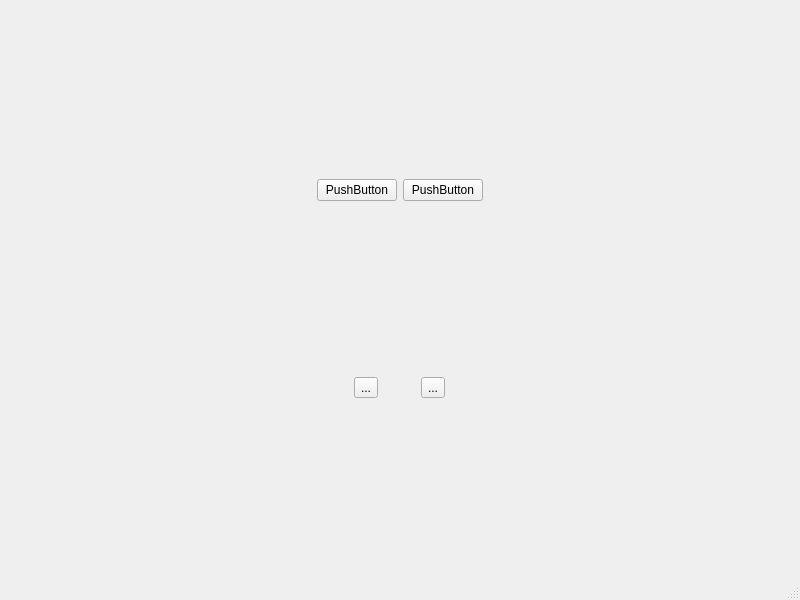
<?xml version="1.0" encoding="UTF-8"?>
<ui version="4.0">
 <class>MainWindow</class>
 <widget class="QMainWindow" name="MainWindow">
  <property name="geometry">
   <rect>
    <x>0</x>
    <y>0</y>
    <width>800</width>
    <height>600</height>
   </rect>
  </property>
  <property name="windowTitle">
   <string>MainWindow</string>
  </property>
  <widget class="QWidget" name="centralwidget">
   <layout class="QGridLayout" name="gridLayout">
    <item row="0" column="0">
     <layout class="QHBoxLayout" name="horizontalLayout">
      <item>
       <widget class="QPushButton" name="pushButton">
        <property name="text">
         <string>PushButton</string>
        </property>
       </widget>
      </item>
      <item>
       <widget class="QPushButton" name="pushButton_2">
        <property name="text">
         <string>PushButton</string>
        </property>
       </widget>
      </item>
     </layout>
    </item>
    <item row="1" column="0">
     <layout class="QHBoxLayout" name="horizontalLayout_2">
      <item>
       <widget class="QToolButton" name="toolButton">
        <property name="text">
         <string>...</string>
        </property>
       </widget>
      </item>
      <item>
       <widget class="QToolButton" name="toolButton_2">
        <property name="text">
         <string>...</string>
        </property>
       </widget>
      </item>
     </layout>
    </item>
   </layout>
  </widget>
  <widget class="QMenuBar" name="menubar">
   <property name="geometry">
    <rect>
     <x>0</x>
     <y>0</y>
     <width>800</width>
     <height>18</height>
    </rect>
   </property>
  </widget>
  <widget class="QStatusBar" name="statusbar"/>
 </widget>
 <resources/>
 <connections/>
</ui>
